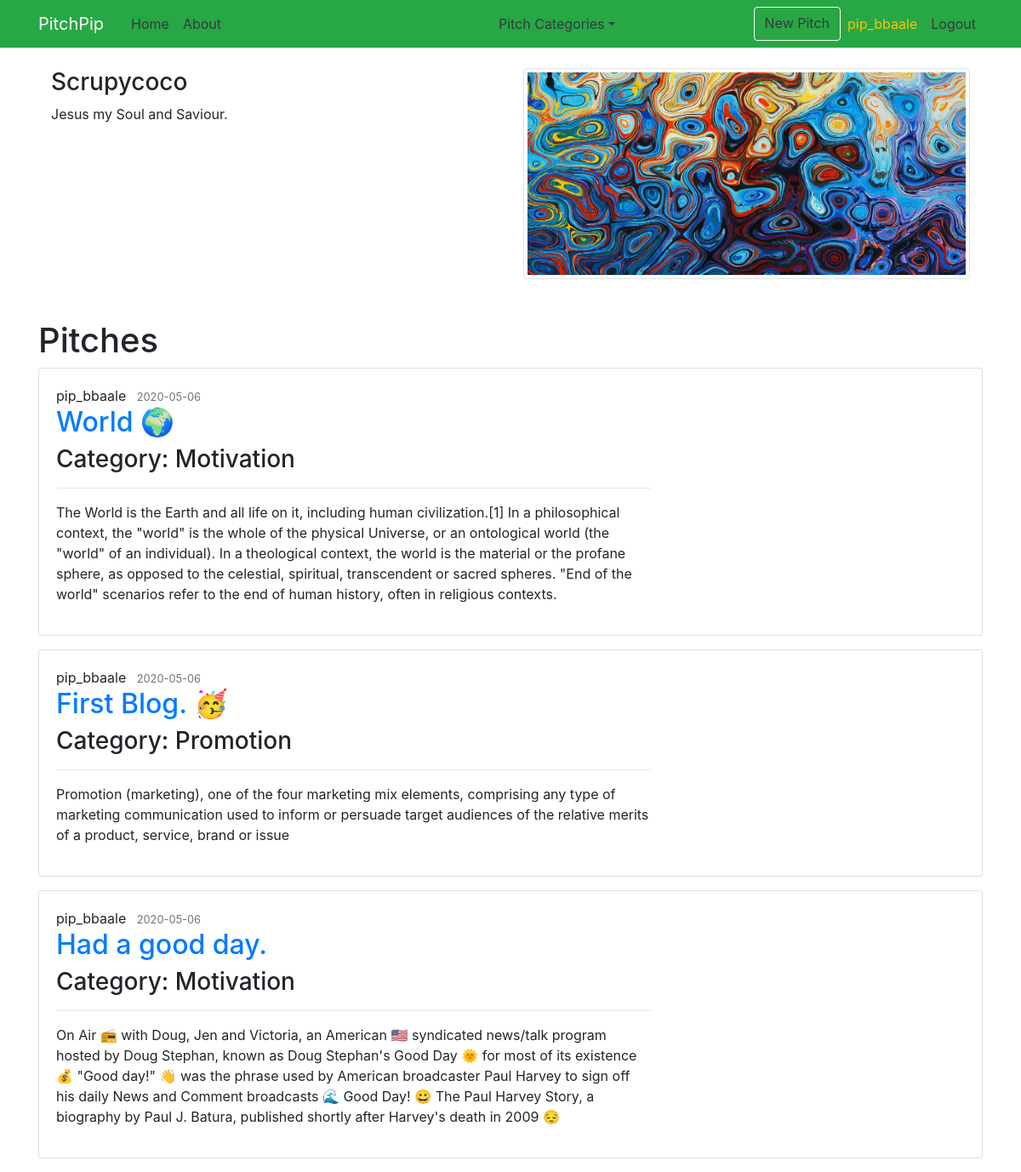
The app's page /account/scrupycoco (signed in) with its own data.
### app/models.py (models this page shows, shortened)
class User(db.Model, UserMixin):
    __tablename__='user'
    id = db.Column(db.Integer, primary_key=True)
    username = db.Column(db.String(20), unique=True, nullable=False)
    email = db.Column(db.String(120), unique=True, nullable=False)
    bio = db.Column(db.String(255))
    image_file = db.Column(db.String())
    password = db.Column(db.String(60), nullable=False)
    posts = db.relationship('Post', backref='author', lazy=True)

class Post(db.Model):
    __tablename__='post'
    id = db.Column(db.Integer, primary_key=True)
    title = db.Column(db.String(100), nullable=False)
    date_posted = db.Column(db.DateTime, nullable=False, default=datetime.utcnow)
    content = db.Column(db.Text, nullable=False)
    user_id = db.Column(db.Integer, db.ForeignKey('user.id'), nullable=False)
    category = db.Column(db.String)
    upvotes = db.Column(db.Integer)
    downvotes = db.Column(db.Integer)
    comments = db.relationship('Comment', backref = 'post', lazy = 'dynamic')

### app/main/views.py (the view)
@main.route("/account/<uname>")
@login_required
def account(uname):
    user = User.query.filter_by(username = uname).first()
    if user is None:
        abort(404)
    posts = Post.query.filter_by(user_id=current_user.id).all()
    return render_template('account.html', title='Account', user = user, posts=posts)

### app/models.py (called while the page is built)
@login_manager.user_loader
def load_user(user_id):
    return User.query.get(int(user_id))

### app/templates/account.html (shortened to what this page needs)
{% extends 'layout.html'%}
{% block content %}
<div class="container">
<div class="row">
  <div class="col-md-6">
    <h3> {{user.username| capitalize}} </h3>
    {% if user.bio %}
      <p> {{user.bio}}</p>
    {%else%}
      <p> {{user.username| capitalize}} has no bio </p>
    {% endif %}
  </div>
  <div class="col-md-6">
    {% if user.image_file %}
    <img src="{{url_for('static',filename=user.image_file)}}" alt="" class="img-thumbnail ">
    {%else%}
    <p>No profile picture</p>
    {% endif %}
  </div>
</div>
<br><br>
<div class="row">
  <h1>Pitches</h1>
  {% for post in posts %}
  <div class="card mb-3">
    <div class="row no-gutters">
        <div class="col-md-8">
        <div class="card-body">
            <span class="mr-2 card-title" href="#">{{ post.author.username }}</span>
            <small class="text-muted">{{ post.date_posted.strftime('%Y-%m-%d') }}</small>
            <h2><a class="article-title text-primary" href="{{ url_for('main.post', post_id=post.id) }}">{{ post.title }}</a></h2>
            <h3 class="article-title">Category: {{ post.category }}</h3>
            <hr>
            <p class="article-content">{{ post.content }}</p>
        </div>
        </div>
    </div>
  </div>
  {% endfor %}
</div>
</div>
{% endblock %}

### app/templates/layout.html (shortened to what this page needs)
<!DOCTYPE html>
<html>
<head>
    <link rel="stylesheet" href="https://maxcdn.bootstrapcdn.com/bootstrap/4.0.0/css/bootstrap.min.css">
    <link rel="stylesheet" type="text/css" href="{{url_for('static', filename='styles.css')}}">
</head>
<body>
    <header class="site-header">
      <nav class="navbar navbar-expand-md navbar-dark bg-success fixed-top">
        <div class="container">
          <a class="navbar-brand mr-4" href="/">PitchPip</a>
          <div class="collapse navbar-collapse" id="navbarToggle">
            <div class="navbar-nav mr-auto">
              <a class="nav-item nav-link text-dark" href="{{ url_for('main.home') }}">Home</a>
              <a class="nav-item nav-link text-dark" href="{{ url_for('main.about') }}">About</a>
            </div>
            <div class="navbar-nav mx-auto">
              <li class="nav-item dropdown">
                <a class="nav-link dropdown-toggle text-dark" href="#" id="navbarDropdown" role="button" data-toggle="dropdown" aria-haspopup="true" aria-expanded="false">Pitch Categories</a>
            </li>
            </div>
            <div class="navbar-nav">
              {% if current_user.is_authenticated %}
                <a class="btn btn-outline-light text-dark" href="{{ url_for('main.new_post') }}">New Pitch</a>
                <a class="nav-item nav-link text-warning" href="{{ url_for('main.account',uname=current_user.username) }}">{{current_user.username}}</a>
                <a class="nav-item nav-link text-dark" href="{{ url_for('auth.logout') }}">Logout</a>
              {% else %}
                <a class="nav-item nav-link text-dark" href="{{ url_for('auth.login') }}">Login</a>
                <a class="nav-item nav-link text-dark" href="{{ url_for('auth.register') }}">Register</a>
              {% endif %}
            </div>
          </div>
        </div>
      </nav>
    </header>
    <main role="main" class="container">
      <div class="row">
        <div class="col-md-12">
          {% block content %}{% endblock %}
          </div>
      </div>
    </main>
</body>
</html>

### app/static/styles.css (style rules this page uses)
body { margin-top: 5rem; }

### records on screen
User: username "pip_bbaale"
User: username "Scrupycoco", bio "Jesus my Soul and Saviour.", image_file (picture)
Post: author.username "pip_bbaale", date_posted "2020-05-06", title "World 🌍", category "Motivation", content "The World is the Earth and all life on it, including human civilization.[1] In a philosophical context, the \"world\" is the whole of the physical Universe, or an ontological world (the \"world\" of an individual). In a theological context, the world is the material or the profane sphere, as opposed to the celestial, spiritual, transcendent or sacred spheres. \"End of the world\" scenarios refer to the end of human history, often in religious contexts."
Post: author.username "pip_bbaale", date_posted "2020-05-06", title "First Blog. 🥳", category "Promotion", content "Promotion (marketing), one of the four marketing mix elements, comprising any type of marketing communication used to inform or persuade target audiences of the relative merits of a product, service, brand or issue"
Post: author.username "pip_bbaale", date_posted "2020-05-06", title "Had a good day.", category "Motivation", content "On Air 📻 with Doug, Jen and Victoria, an American 🇺🇸 syndicated news/talk program hosted by Doug Stephan, known as Doug Stephan's Good Day 🌞 for most of its existence 💰 \"Good day!\" 👋 was the phrase used by American broadcaster Paul Harvey to sign off his daily News and Comment broadcasts 🌊 Good Day! 😀 The Paul Harvey Story, a biography by Paul J. Batura, published shortly after Harvey's death in 2009 😔"
